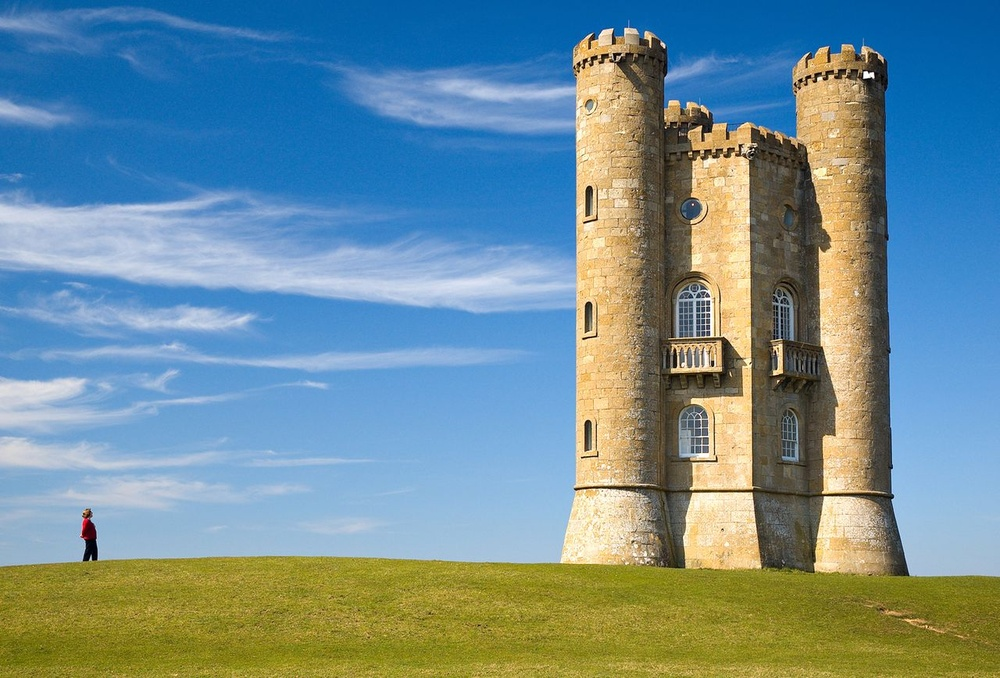
//> input picture 1.jpg, 1000 x 678 px, shrunk from 1280 x 868 before the run
$ ./main 1.jpg cut 2 2   (built with g++ and OpenCV 4)
//> lines starting //> are read from the running program, lines starting //| are printed output that depends on the picture
#include <opencv2/core/core.hpp>
#include <opencv2/highgui/highgui.hpp>
#include <opencv2/opencv.hpp>
#include <opencv/cv.hpp>
#include <opencv2/imgproc/imgproc.hpp>
#include <iostream>
#include <cassert>
#include <algorithm>
#include <cmath>
#include <cstdio>
#include <cstdlib>
#include <ctime>

using namespace cv;
using namespace std;


struct Node
{
	double number;
	int last;
	Node()
	{
		number = INT_MAX;
		last = 0;
	}
};

enum type
{
	Row,Col
};

struct newPoint
{
	int x;
	int y;
	type dir;
	newPoint operator = (newPoint& point)
	{
		x = point.x;
		y = point.y;
		dir = point.dir;
		return *this;
	}
};

struct T
{
	Mat pic;
	Mat colpic;
	Mat rowpic;
	vector<newPoint> colseam;
	vector<newPoint> rowseam;
	double cseam,rseam;
	double nowgain;
	type choose;
};


int* currentMap;

// [4 lines left out: function inImage, not called in this run]

uchar jueduizhi(uchar a)
{
	if (a > 0) return a;
	else return -a;
}

void calculateEnergy(Mat& image,double** energy,int row,int col)
{
	Mat imageXY8UC = image.clone();
	Mat imageX=Mat::zeros(image.size(),CV_8UC3);
    Mat imageY=Mat::zeros(image.size(),CV_8UC3);
    Mat imageXY=Mat::zeros(image.size(),CV_8UC3);
    Mat imageX8UC;
    Mat imageY8UC;
    for(int i=0;i<image.rows;i++)
    {
        for(int j=0;j<image.cols;j++)
        {
            //通过指针遍历图像上每一个像素
            for (int k = 0;k < 3;++k)
	            {
		            imageX.at<Vec3b>(i,j)[k] =jueduizhi(
						(i > 0 && j < image.cols-1 ? image.at<Vec3b>(i-1,j+1)[k] : 0)
						+ (j < image.cols-1 ? image.at<Vec3b>(i,j+1)[k]*2 : 0)
						+ (i < image.rows-1 && j < image.cols-1 ? image.at<Vec3b>(i+1,j+1)[k] : 0)
						- (i > 0 && j > 0 ? image.at<Vec3b>(i-1,j-1)[k] : 0)
						- (j > 0 ? image.at<Vec3b>(i,j-1)[k]*2 : 0)
						- (i < image.rows-1 && j > 0 ? image.at<Vec3b>(i+1,j-1)[k] : 0)
					);
		            imageY.at<Vec3b>(i,j)[k]=jueduizhi(
						(i < image.rows-1 && j > 0 ? image.at<Vec3b>(i+1,j-1)[k] : 0)
						+ (i < image.rows-1 ? image.at<Vec3b>(i+1,j)[k]*2 : 0)
						+ (i < image.rows-1 && j < image.cols-1 ? image.at<Vec3b>(i+1,j+1)[k] : 0)
						- (i > 0 && j > 0 ? image.at<Vec3b>(i-1,j-1)[k] : 0)
						- (i > 0 ? image.at<Vec3b>(i-1,j)[k]*2 : 0)
						- (i > 0 && j < image.cols-1 ? image.at<Vec3b>(i-1,j+1)[k] : 0)
					);
	        	}
        }
    }
    addWeighted(imageX,0.5,imageY,0.5,0,imageXY);//融合X、Y方向
    convertScaleAbs(imageX,imageX8UC);
    convertScaleAbs(imageY,imageY8UC);
    convertScaleAbs(imageXY,imageXY8UC);   //转换为8bit图像
    // [18 lines of commented-out code are left out]
	for (int i = 0;i < row;++i)
	{
		for (int j = 0;j < col;++j)
		{
			energy[i][j] = 0;
			for (int k = 0;k < 3;++k)
			{
				energy[i][j] += (int)(imageXY8UC.at<cv::Vec3b>(i,j)[k]);
			}
			// energy[i][j] += (int)(imageXY8UC.at<uchar>(i,j));
			// printf("%f ",energy[i][j] );
		}
		// printf("\n");
	}
}

void DP(Node** seam, double** energy,int row,int col)
{
	for (int i = 0;i < col;++i)
	{
		seam[0][i].number = energy[0][i];
		seam[0][i].last = -1;
	}
	for (int i = 1;i < row;++i)
		for (int j = 0;j < col;++j)
		{
			for (int p = j-1;p <= j+1;++p)
				if (p < 0 || p >= col) continue;
				else
				{
					if (seam[i-1][p].number + energy[i][j] <= seam[i][j].number)
					{
						seam[i][j].number = seam[i-1][p].number + energy[i][j];
						seam[i][j].last = p;
					}
				}
		}
}

int calculateMin(Node** seam,int row,int col,double& nummax)
{
	int colmax = 0;
	nummax = INT_MAX;
	for (int j = 0;j < col-1;++j)
	{
		if (seam[row-1][j].number < nummax)
		{
			colmax = j;
			nummax = seam[row-1][j].number;
		}
	}
	return colmax;
}

Mat removeLine(Node** seam,Mat temp,int removenewPoint,int row,int col,vector<newPoint >& nowRoute,type which)
{
	Mat now = Mat(row,col-1,CV_8UC3);
	int nowrow = row - 1;
	while (removenewPoint != -1 && nowrow >= 0)
	{
		int num = 0;
		newPoint nownewPoint;
		if (which == Col)
		{
			nownewPoint.y = nowrow;
			nownewPoint.x = removenewPoint;
			nownewPoint.dir = Col;
		}
		else
		{
			nownewPoint.y = removenewPoint;
			nownewPoint.x = nowrow;
			nownewPoint.dir = Row;
		}
		nowRoute.push_back(nownewPoint);
		for (int i = 0;i < col;++i)
			if (i != removenewPoint)
				now.at<Vec3b>(nowrow,num++) = temp.at<Vec3b>(nowrow,i);
		removenewPoint = seam[nowrow][removenewPoint].last;
		nowrow--;
	}
	return now;
}

// [18 lines left out: function addLine, not called in this run]

void getInfo(T& picture,bool** choosed = NULL)
{
	int row = picture.pic.rows;
	int col = picture.pic.cols;
	double** energy = new double*[row];
	for (int i = 0;i < row;++i)
		energy[i] = new double[col];
	calculateEnergy(picture.pic,energy,row,col);
	if (choosed != NULL)
		for (int i = 0;i < row;++i)
			for (int j = 0;j < col;++j)
				if (choosed[i][j]) energy[i][j] = -INT_MAX;
	Node** seam = new Node*[row];
	for (int i = 0;i < row;++i)
		seam[i] = new Node[col];
	for (int i = 0;i < row;++i)
		for (int j = 0;j < col;++j)
			seam[i][j].number = INT_MAX;
	DP(seam,energy,row,col);
	int removenewPoint = calculateMin(seam,row,col,picture.cseam);
	type nowType = Col;
	picture.colpic = removeLine(seam,picture.pic,removenewPoint,row,col,picture.colseam,nowType);
	picture.pic = picture.pic.t(),nowType = Row;
	row = picture.pic.rows;
	col = picture.pic.cols;
	double** energyr = new double*[row];
	for (int i = 0;i < row;++i)
		energyr[i] = new double[col];
	calculateEnergy(picture.pic,energyr,row,col);
	if (choosed != NULL)
		for (int i = 0;i < col;++i)
			for (int j = 0;j < row;++j)
				if (choosed[i][j]) energyr[j][i] = -INT_MAX;
	Node** seamr = new Node*[row];
	for (int i = 0;i < row;++i)
		seamr[i] = new Node[col];
	for (int i = 0;i < row;++i)
		for (int j = 0;j < col;++j)
			seamr[i][j].number = INT_MAX;
	DP(seamr,energyr,row,col);
	removenewPoint = calculateMin(seamr,row,col,picture.rseam);
	picture.rowpic = removeLine(seamr,picture.pic,removenewPoint,row,col,picture.rowseam,nowType).t();
	picture.pic = picture.pic.t();
}

typedef cv::Vec3b Color;
typedef cv::Mat_<Color> Image;

struct MouseArgs // 用于和回调函数交互，至于为什么要特意攒一个struct后面会讲~
{
	Image &img; // 显示在窗口中的那张图
	std::vector<std::vector<int > > &mask; // 用户绘制的选区（删除/保留）
	Color color; // 用来高亮选区的颜色
	MouseArgs(Image &img, std::vector<std::vector<int > > &mask, const Color color)
		: img(img), mask(mask), color(color) {}
};


// 3. 定义一个回调函数，这里主要实现2个功能：
// 1） 用半透明颜色高亮选区
// 2） 将选区存到数组中
// 这个回调函数有一个固定的格式（函数名随意）：
void onMouse(int event, int x, int y, int flags, void *param);
/**
 * event: 触发回调函数的鼠标事件（如移动/点击/松开等）
 * (x, y): 鼠标事件发生的位置
 * flags: 貌似是用位运算的方式表示左/中/右三个键是否被按下
 * param: 传给回调函数的参数，可以在回调函数内部被读/写【我们将从这里获取数据】
 *
 * 以上这堆参数只有param需要自行在外部准备，其余的opencv都搞定了，咱们不用管直接用就行了
 */

 // [29 lines left out: function onMouse, not called in this run]


int main(int argc,char** argv)
{
	std::string filename(argv[1]);
	Mat input = imread(filename);
//> input is the input picture: 678 rows x 1000 cols, CV_8UC3; mean B, G, R 150.5, 142.1, 112.4
	printf("%d %d\n",input.channels(),input.type() );
//| 3 16
	Mat temp = input;
	currentMap = new int[temp.rows];
	Mat origin = input;
	int row = input.rows;
//> row = 678
	int col = input.cols;
//> col = 1000
	if (string(argv[2]) == "cut")
	{
		int totrow= atof(argv[4])*temp.rows;
//> totrow = 1356
		int totcol = atof(argv[3])*temp.cols;
//> totcol = 2000
		vector<vector<T> > dpphoto;
		vector<T> gg(totcol + 1);
		for (int i = 0;i < totrow + 1;++i)
			dpphoto.push_back(gg);
		dpphoto[0][0].pic = input;
		dpphoto[0][0].nowgain = 0;
		getInfo(dpphoto[0][0]);
//> after the loop in calculateEnergy, `for(int i=0;i<image.rows;i++)`:
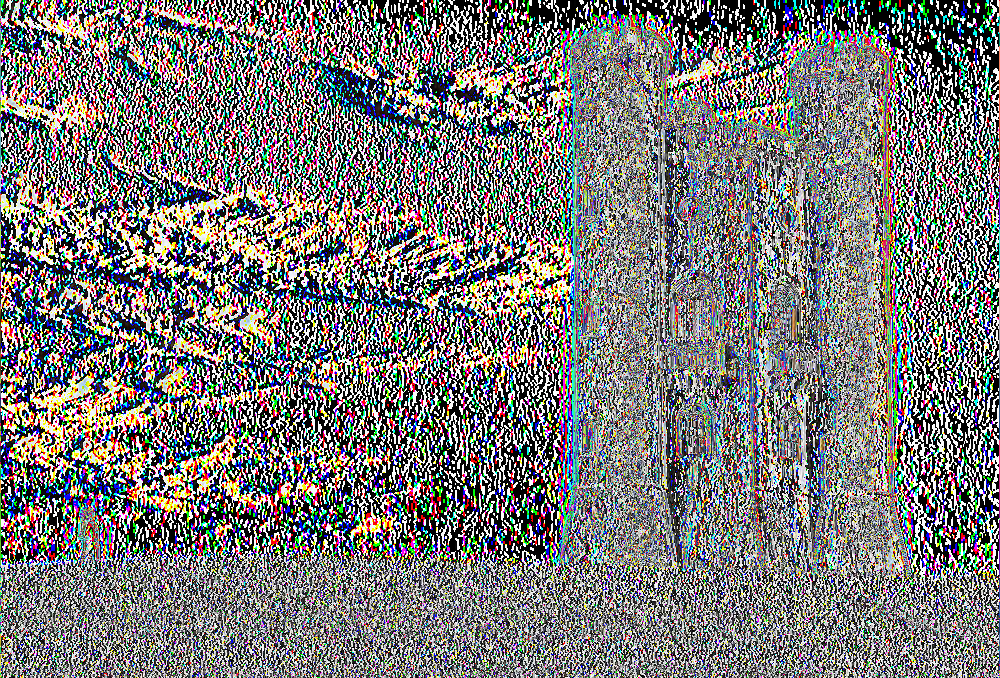
//> imageX: 678 rows x 1000 cols, CV_8UC3; mean B, G, R 119.8, 121.1, 122
//> after the loop in calculateEnergy, `for(int i=0;i<image.rows;i++)`:
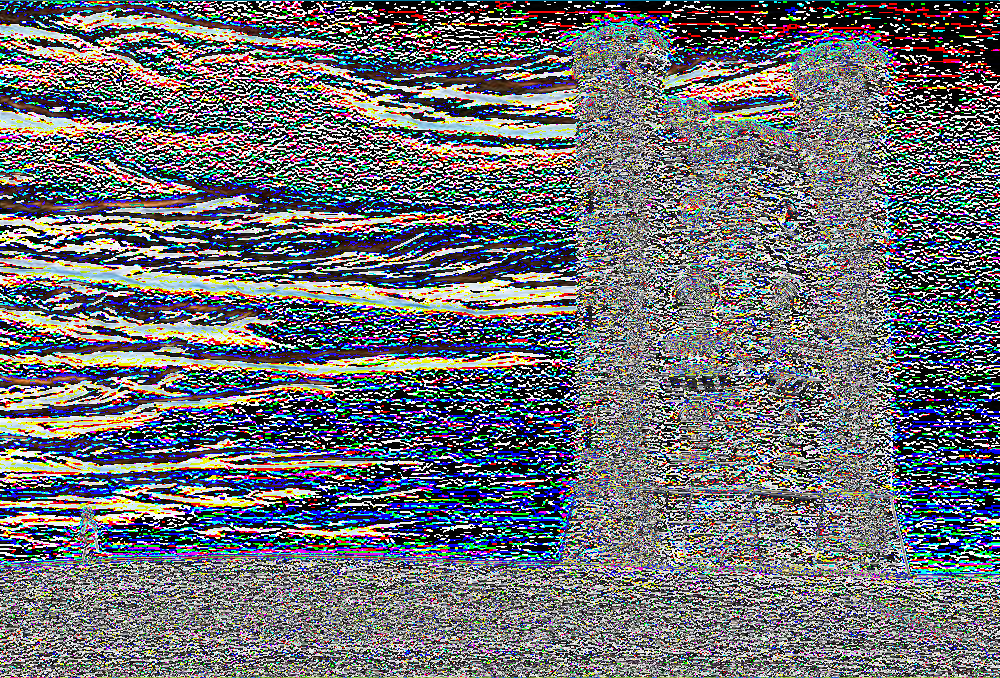
//> imageY: 678 rows x 1000 cols, CV_8UC3; mean B, G, R 117, 111.8, 109.7
//> call 2 of calculateEnergy, with row = 1000, col = 678
//> after the loop in calculateEnergy (call 2), `for(int i=0;i<image.rows;i++)`:
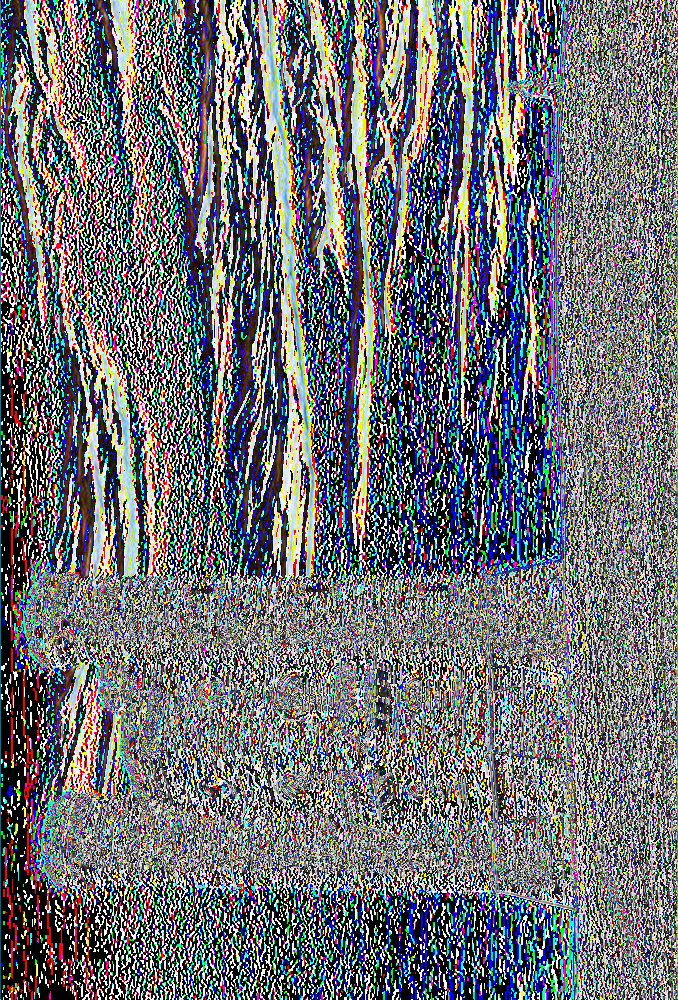
//> imageX: 1000 rows x 678 cols, CV_8UC3; mean B, G, R 117, 111.8, 109.7
//> after the loop in calculateEnergy (call 2), `for(int i=0;i<image.rows;i++)`:
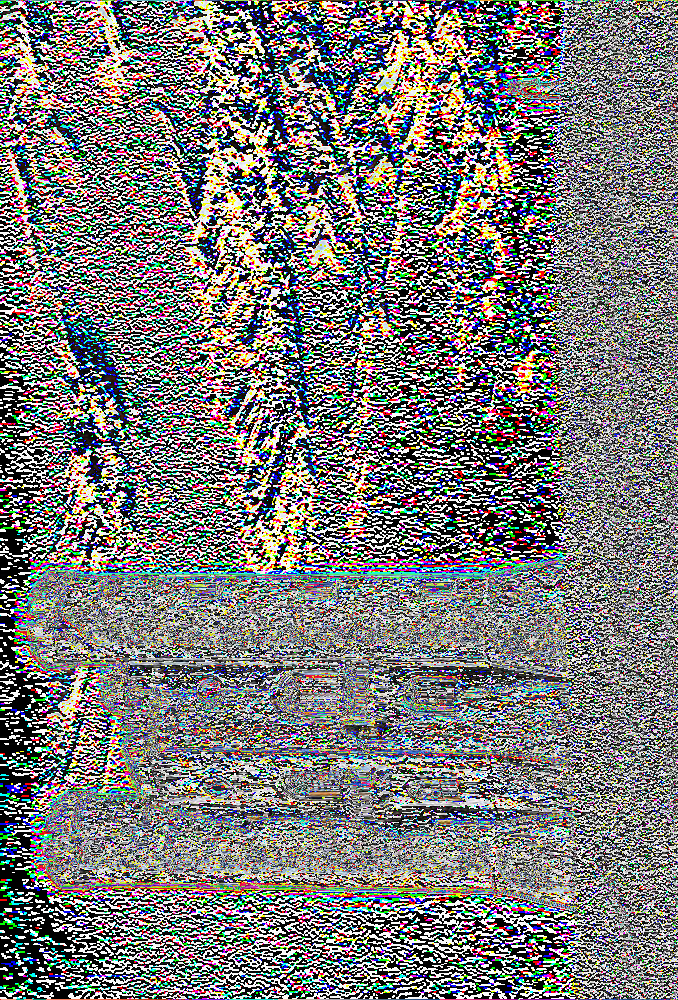
//> imageY: 1000 rows x 678 cols, CV_8UC3; mean B, G, R 119.8, 121.1, 122
//> call 2 of removeLine, with removenewPoint = 26, row = 1000, col = 678
//> after the loop in removeLine (call 2), `while (removenewPoint != -1 && nowrow >= 0)`:
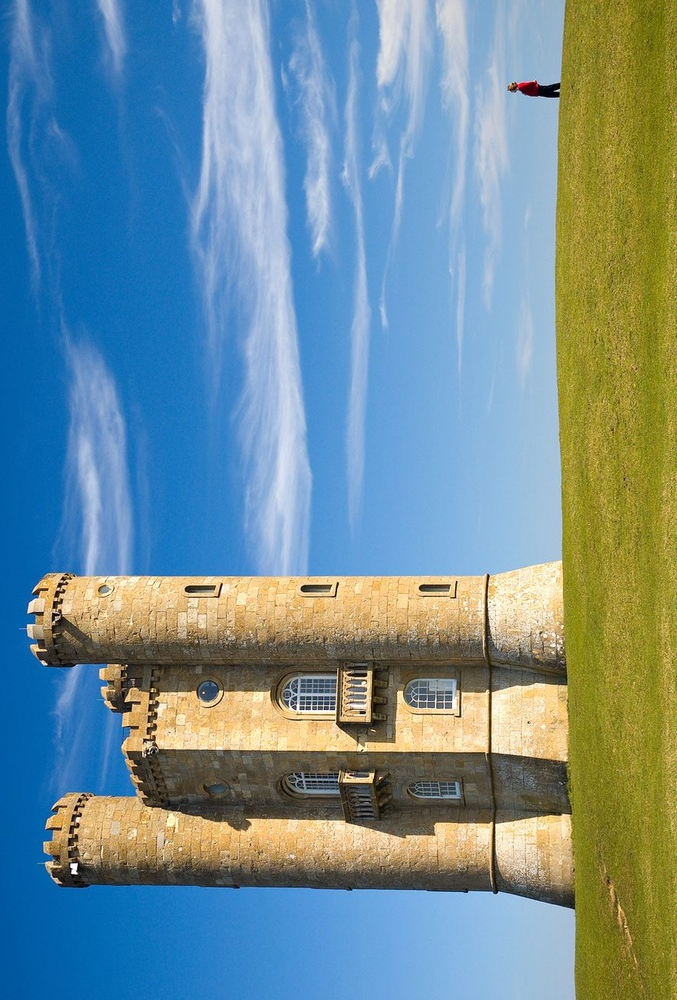
//> now: 1000 rows x 677 cols, CV_8UC3; mean B, G, R 150.5, 142.2, 112.6
		printf("infook\n");
//> (the run ends here: the program stops with an error, at `Mat now = Mat(row,col-1,CV_8UC3);`)
